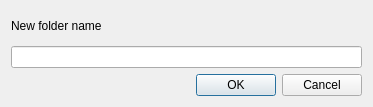
<?xml version="1.0" encoding="UTF-8"?>
<ui version="4.0">
 <class>CreateFolderDialog</class>
 <widget class="QDialog" name="CreateFolderDialog">
  <property name="geometry">
   <rect>
    <x>0</x>
    <y>0</y>
    <width>373</width>
    <height>107</height>
   </rect>
  </property>
  <property name="windowTitle">
   <string>Create Folder</string>
  </property>
  <layout class="QGridLayout" name="gridLayout">
   <item row="0" column="0">
    <widget class="QLabel" name="nameLabel">
     <property name="text">
      <string>New folder name</string>
     </property>
    </widget>
   </item>
   <item row="1" column="0">
    <widget class="QLineEdit" name="nameEdit"/>
   </item>
   <item row="2" column="0">
    <widget class="QDialogButtonBox" name="buttonBox">
     <property name="orientation">
      <enum>Qt::Horizontal</enum>
     </property>
     <property name="standardButtons">
      <set>QDialogButtonBox::Cancel|QDialogButtonBox::Ok</set>
     </property>
    </widget>
   </item>
  </layout>
 </widget>
 <resources/>
 <connections>
  <connection>
   <sender>buttonBox</sender>
   <signal>accepted()</signal>
   <receiver>CreateFolderDialog</receiver>
   <slot>accept()</slot>
   <hints>
    <hint type="sourcelabel">
     <x>252</x>
     <y>85</y>
    </hint>
    <hint type="destinationlabel">
     <x>290</x>
     <y>4</y>
    </hint>
   </hints>
  </connection>
  <connection>
   <sender>buttonBox</sender>
   <signal>rejected()</signal>
   <receiver>CreateFolderDialog</receiver>
   <slot>reject()</slot>
   <hints>
    <hint type="sourcelabel">
     <x>318</x>
     <y>85</y>
    </hint>
    <hint type="destinationlabel">
     <x>233</x>
     <y>-1</y>
    </hint>
   </hints>
  </connection>
 </connections>
</ui>
